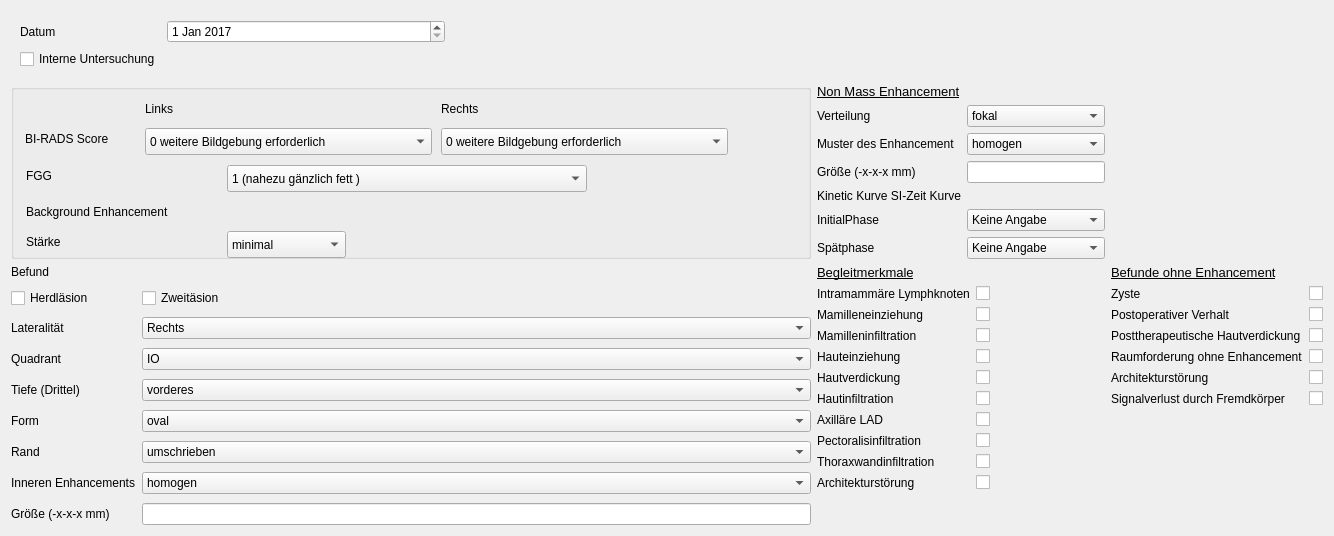
      <widget class="QWidget" name="Mrt">
       <attribute name="title">
        <string>MRT</string>
       </attribute>
       <layout class="QGridLayout" name="gridLayout_9">
        <item row="2" column="0">
         <layout class="QFormLayout" name="formLayout_18">
          <property name="verticalSpacing">
           <number>9</number>
          </property>
          <item row="0" column="0">
           <widget class="QLabel" name="label_33">
            <property name="text">
             <string>Befund</string>
            </property>
           </widget>
          </item>
          <item row="1" column="0">
           <widget class="QCheckBox" name="herdMrt">
            <property name="text">
             <string>Herdläsion</string>
            </property>
           </widget>
          </item>
          <item row="1" column="1">
           <widget class="QCheckBox" name="zweitMrt">
            <property name="text">
             <string>Zweitäsion</string>
            </property>
           </widget>
          </item>
          <item row="2" column="0">
           <widget class="QLabel" name="label_37">
            <property name="text">
             <string>Lateralität</string>
            </property>
           </widget>
          </item>
          <item row="2" column="1">
           <widget class="QComboBox" name="laterMrt">
            <item>
             <property name="text">
              <string>Rechts</string>
             </property>
            </item>
            <item>
             <property name="text">
              <string>Links</string>
             </property>
            </item>
           </widget>
          </item>
          <item row="3" column="0">
           <widget class="QLabel" name="label_38">
            <property name="text">
             <string>Quadrant</string>
            </property>
           </widget>
          </item>
          <item row="3" column="1">
           <widget class="QComboBox" name="quadMrt">
            <item>
             <property name="text">
              <string>IO</string>
             </property>
            </item>
            <item>
             <property name="text">
              <string>IU</string>
             </property>
            </item>
            <item>
             <property name="text">
              <string>AO</string>
             </property>
            </item>
            <item>
             <property name="text">
              <string>AU</string>
             </property>
            </item>
           </widget>
          </item>
          <item row="4" column="0">
           <widget class="QLabel" name="tiefeDrittelLabel_2">
            <property name="text">
             <string>Tiefe (Drittel)</string>
            </property>
           </widget>
          </item>
          <item row="4" column="1">
           <widget class="QComboBox" name="depthMrt">
            <item>
             <property name="text">
              <string>vorderes</string>
             </property>
            </item>
            <item>
             <property name="text">
              <string>mittleres</string>
             </property>
            </item>
            <item>
             <property name="text">
              <string>hinteres</string>
             </property>
            </item>
           </widget>
          </item>
          <item row="5" column="0">
           <widget class="QLabel" name="label_39">
            <property name="text">
             <string>Form</string>
            </property>
           </widget>
          </item>
          <item row="5" column="1">
           <widget class="QComboBox" name="formMrt">
            <item>
             <property name="text">
              <string>oval</string>
             </property>
            </item>
            <item>
             <property name="text">
              <string>rund</string>
             </property>
            </item>
            <item>
             <property name="text">
              <string>irregulär</string>
             </property>
            </item>
           </widget>
          </item>
          <item row="6" column="0">
           <widget class="QLabel" name="randLabel_3">
            <property name="text">
             <string>Rand</string>
            </property>
           </widget>
          </item>
          <item row="6" column="1">
           <widget class="QComboBox" name="randMrt">
            <item>
             <property name="text">
              <string>umschrieben</string>
             </property>
            </item>
            <item>
             <property name="text">
              <string>irregulär</string>
             </property>
            </item>
            <item>
             <property name="text">
              <string>spikuliert</string>
             </property>
            </item>
           </widget>
          </item>
          <item row="7" column="0">
           <widget class="QLabel" name="dichteLabel_2">
            <property name="text">
             <string>Inneren Enhancements</string>
            </property>
           </widget>
          </item>
          <item row="7" column="1">
           <widget class="QComboBox" name="charakMrt">
            <item>
             <property name="text">
              <string>homogen</string>
             </property>
            </item>
            <item>
             <property name="text">
              <string>heterogen</string>
             </property>
            </item>
            <item>
             <property name="text">
              <string>Ran-Enhancement</string>
             </property>
            </item>
            <item>
             <property name="text">
              <string>Dunkle innere Septen</string>
             </property>
            </item>
           </widget>
          </item>
          <item row="8" column="0">
           <widget class="QLabel" name="grELabel_3">
            <property name="text">
             <string>Größe (-x-x-x mm)</string>
            </property>
           </widget>
          </item>
          <item row="8" column="1">
           <widget class="QLineEdit" name="sizeMrt"/>
          </item>
         </layout>
        </item>
        <item row="1" column="1">
         <layout class="QFormLayout" name="formLayout_19">
          <item row="0" column="0">
           <widget class="QLabel" name="label_40">
            <property name="font">
             <font>
              <pointsize>10</pointsize>
              <underline>true</underline>
             </font>
            </property>
            <property name="text">
             <string>Non Mass Enhancement</string>
            </property>
           </widget>
          </item>
          <item row="1" column="0">
           <widget class="QLabel" name="verteilungLabel_2">
            <property name="text">
             <string>Verteilung</string>
            </property>
           </widget>
          </item>
          <item row="1" column="1">
           <widget class="QComboBox" name="verteilungMrt">
            <item>
             <property name="text">
              <string>fokal</string>
             </property>
            </item>
            <item>
             <property name="text">
              <string>linear</string>
             </property>
            </item>
            <item>
             <property name="text">
              <string>segmental</string>
             </property>
            </item>
            <item>
             <property name="text">
              <string>regional</string>
             </property>
            </item>
            <item>
             <property name="text">
              <string>multiple Regionen</string>
             </property>
            </item>
            <item>
             <property name="text">
              <string>diffus</string>
             </property>
            </item>
           </widget>
          </item>
          <item row="2" column="0">
           <widget class="QLabel" name="musterDesEnhancementLabel">
            <property name="text">
             <string>Muster des Enhancement</string>
            </property>
           </widget>
          </item>
          <item row="2" column="1">
           <widget class="QComboBox" name="musterMrt">
            <item>
             <property name="text">
              <string>homogen</string>
             </property>
            </item>
            <item>
             <property name="text">
              <string>heterogen</string>
             </property>
            </item>
            <item>
             <property name="text">
              <string>gruppiert</string>
             </property>
            </item>
            <item>
             <property name="text">
              <string>ringförmig gruppiert</string>
             </property>
            </item>
           </widget>
          </item>
          <item row="3" column="0">
           <widget class="QLabel" name="grEXXXMmLabel">
            <property name="text">
             <string>Größe (-x-x-x mm)</string>
            </property>
           </widget>
          </item>
          <item row="3" column="1">
           <widget class="QLineEdit" name="sizeMassMrt"/>
          </item>
          <item row="4" column="0">
           <widget class="QLabel" name="label_41">
            <property name="text">
             <string>Kinetic Kurve SI-Zeit Kurve</string>
            </property>
           </widget>
          </item>
          <item row="5" column="0">
           <widget class="QLabel" name="initialPhaseLabel">
            <property name="text">
             <string>InitialPhase</string>
            </property>
           </widget>
          </item>
          <item row="5" column="1">
           <widget class="QComboBox" name="initialMrt">
            <item>
             <property name="text">
              <string>Keine Angabe</string>
             </property>
            </item>
            <item>
             <property name="text">
              <string>Langsam</string>
             </property>
            </item>
            <item>
             <property name="text">
              <string>Mittel</string>
             </property>
            </item>
            <item>
             <property name="text">
              <string>Schnell</string>
             </property>
            </item>
           </widget>
          </item>
          <item row="6" column="0">
           <widget class="QLabel" name="spTphaseLabel">
            <property name="text">
             <string>Spätphase</string>
            </property>
           </widget>
          </item>
          <item row="6" column="1">
           <widget class="QComboBox" name="lateMrt">
            <item>
             <property name="text">
              <string>Keine Angabe</string>
             </property>
            </item>
            <item>
             <property name="text">
              <string>kontinuierlich</string>
             </property>
            </item>
            <item>
             <property name="text">
              <string>Plateau</string>
             </property>
            </item>
            <item>
             <property name="text">
              <string>Washout</string>
             </property>
            </item>
           </widget>
          </item>
         </layout>
        </item>
        <item row="1" column="0">
         <widget class="QGroupBox" name="groupBox_2">
          <property name="minimumSize">
           <size>
            <width>800</width>
            <height>0</height>
           </size>
          </property>
          <property name="maximumSize">
           <size>
            <width>16777215</width>
            <height>300</height>
           </size>
          </property>
          <property name="autoFillBackground">
           <bool>false</bool>
          </property>
          <property name="styleSheet">
           <string notr="true"/>
          </property>
          <widget class="QComboBox" name="biradRightMrt">
           <property name="geometry">
            <rect>
             <x>430</x>
             <y>44</y>
             <width>287</width>
             <height>27</height>
            </rect>
           </property>
           <item>
            <property name="text">
             <string>0 weitere Bildgebung erforderlich</string>
            </property>
           </item>
           <item>
            <property name="text">
             <string>I negative</string>
            </property>
           </item>
           <item>
            <property name="text">
             <string>II benign</string>
            </property>
           </item>
           <item>
            <property name="text">
             <string>III wahrscheinlich benigne</string>
            </property>
           </item>
           <item>
            <property name="text">
             <string>IV benign</string>
            </property>
           </item>
           <item>
            <property name="text">
             <string>V spricht stark für Malignität</string>
            </property>
           </item>
           <item>
            <property name="text">
             <string>VI Bioptisch gesichertes Karzinom</string>
            </property>
           </item>
          </widget>
          <widget class="QLabel" name="label_32">
           <property name="geometry">
            <rect>
             <x>430</x>
             <y>14</y>
             <width>51</width>
             <height>21</height>
            </rect>
           </property>
           <property name="text">
            <string>Rechts</string>
           </property>
          </widget>
          <widget class="QComboBox" name="biradLeftMrt">
           <property name="geometry">
            <rect>
             <x>134</x>
             <y>44</y>
             <width>287</width>
             <height>27</height>
            </rect>
           </property>
           <item>
            <property name="text">
             <string>0 weitere Bildgebung erforderlich</string>
            </property>
           </item>
           <item>
            <property name="text">
             <string>I negative</string>
            </property>
           </item>
           <item>
            <property name="text">
             <string>II benigne</string>
            </property>
           </item>
           <item>
            <property name="text">
             <string>III wahrscheinlich benigne</string>
            </property>
           </item>
           <item>
            <property name="text">
             <string>IV suspect</string>
            </property>
           </item>
           <item>
            <property name="text">
             <string>V spricht stark für Malignität</string>
            </property>
           </item>
           <item>
            <property name="text">
             <string>VI Bioptisch gesichertes Karzinom</string>
            </property>
           </item>
          </widget>
          <widget class="QLabel" name="label_35">
           <property name="geometry">
            <rect>
             <x>14</x>
             <y>44</y>
             <width>111</width>
             <height>21</height>
            </rect>
           </property>
           <property name="text">
            <string>BI-RADS Score</string>
           </property>
          </widget>
          <widget class="QLabel" name="label_34">
           <property name="geometry">
            <rect>
             <x>134</x>
             <y>14</y>
             <width>37</width>
             <height>21</height>
            </rect>
           </property>
           <property name="text">
            <string>Links</string>
           </property>
          </widget>
          <widget class="QLabel" name="fggLabel">
           <property name="geometry">
            <rect>
             <x>15</x>
             <y>81</y>
             <width>31</width>
             <height>21</height>
            </rect>
           </property>
           <property name="text">
            <string>FGG</string>
           </property>
          </widget>
          <widget class="QComboBox" name="fggMrt">
           <property name="geometry">
            <rect>
             <x>216</x>
             <y>81</y>
             <width>360</width>
             <height>27</height>
            </rect>
           </property>
           <item>
            <property name="text">
             <string>1 (nahezu gänzlich fett )</string>
            </property>
           </item>
           <item>
            <property name="text">
             <string>2 (eingestreutes fibroglanduläres Gewebes)</string>
            </property>
           </item>
           <item>
            <property name="text">
             <string>3 (heterogenes fibroglanduläre Textur)</string>
            </property>
           </item>
           <item>
            <property name="text">
             <string>4 (extrem viel fibroglanduläres Gewebes)</string>
            </property>
           </item>
          </widget>
          <widget class="QLabel" name="label_36">
           <property name="geometry">
            <rect>
             <x>15</x>
             <y>117</y>
             <width>192</width>
             <height>21</height>
            </rect>
           </property>
           <property name="text">
            <string>Background Enhancement</string>
           </property>
          </widget>
          <widget class="QLabel" name="stRkeLabel">
           <property name="geometry">
            <rect>
             <x>15</x>
             <y>147</y>
             <width>47</width>
             <height>21</height>
            </rect>
           </property>
           <property name="text">
            <string>Stärke</string>
           </property>
          </widget>
          <widget class="QComboBox" name="strengthMrt">
           <property name="geometry">
            <rect>
             <x>216</x>
             <y>147</y>
             <width>119</width>
             <height>27</height>
            </rect>
           </property>
           <item>
            <property name="text">
             <string>minimal</string>
            </property>
           </item>
           <item>
            <property name="text">
             <string>gering</string>
            </property>
           </item>
           <item>
            <property name="text">
             <string>moderat</string>
            </property>
           </item>
           <item>
            <property name="text">
             <string>ausgeprägt</string>
            </property>
           </item>
          </widget>
          <widget class="QLabel" name="beidseitigLabel">
           <property name="geometry">
            <rect>
             <x>15</x>
             <y>183</y>
             <width>72</width>
             <height>21</height>
            </rect>
           </property>
           <property name="text">
            <string>Beidseitig</string>
           </property>
          </widget>
          <widget class="QComboBox" name="beidseitigMrt">
           <property name="geometry">
            <rect>
             <x>216</x>
             <y>183</y>
             <width>138</width>
             <height>27</height>
            </rect>
           </property>
           <item>
            <property name="text">
             <string>symmetrisch</string>
            </property>
           </item>
           <item>
            <property name="text">
             <string>asymmetrisch</string>
            </property>
           </item>
          </widget>
         </widget>
        </item>
        <item row="0" column="0">
         <widget class="QFrame" name="formFrame_7">
          <property name="maximumSize">
           <size>
            <width>443</width>
            <height>96</height>
           </size>
          </property>
          <property name="autoFillBackground">
           <bool>true</bool>
          </property>
          <layout class="QFormLayout" name="formLayout_15">
           <item row="1" column="0">
            <widget class="QLabel" name="datumLabel_4">
             <property name="text">
              <string>Datum</string>
             </property>
            </widget>
           </item>
           <item row="1" column="1">
            <widget class="QDateEdit" name="dateMrt">
             <property name="dateTime">
              <datetime>
               <hour>0</hour>
               <minute>0</minute>
               <second>0</second>
               <year>2017</year>
               <month>1</month>
               <day>1</day>
              </datetime>
             </property>
            </widget>
           </item>
           <item row="2" column="0">
            <widget class="QCheckBox" name="internMrt">
             <property name="text">
              <string>Interne Untersuchung</string>
             </property>
            </widget>
           </item>
          </layout>
         </widget>
        </item>
        <item row="2" column="3">
         <layout class="QFormLayout" name="formLayout_21">
          <item row="0" column="0">
           <widget class="QLabel" name="label_43">
            <property name="font">
             <font>
              <pointsize>10</pointsize>
              <underline>true</underline>
             </font>
            </property>
            <property name="text">
             <string>Befunde ohne Enhancement</string>
            </property>
           </widget>
          </item>
          <item row="1" column="0">
           <widget class="QLabel" name="zysteLabel">
            <property name="text">
             <string>Zyste</string>
            </property>
           </widget>
          </item>
          <item row="1" column="1">
           <widget class="QCheckBox" name="zysteMrt"/>
          </item>
          <item row="2" column="0">
           <widget class="QLabel" name="postoperativerVerhaltLabel">
            <property name="text">
             <string>Postoperativer Verhalt</string>
            </property>
           </widget>
          </item>
          <item row="2" column="1">
           <widget class="QCheckBox" name="postopMrt"/>
          </item>
          <item row="3" column="0">
           <widget class="QLabel" name="posttherapeutischeHautverdickungUndTrabekelverbreiterungLabel">
            <property name="text">
             <string>Posttherapeutische Hautverdickung</string>
            </property>
           </widget>
          </item>
          <item row="3" column="1">
           <widget class="QCheckBox" name="posttheraMrt"/>
          </item>
          <item row="4" column="0">
           <widget class="QLabel" name="raumforderungOhneEnhancementLabel">
            <property name="text">
             <string>Raumforderung ohne Enhancement</string>
            </property>
           </widget>
          </item>
          <item row="4" column="1">
           <widget class="QCheckBox" name="RaumMrt"/>
          </item>
          <item row="5" column="0">
           <widget class="QLabel" name="architekturstRungLabel_7">
            <property name="text">
             <string>Architekturstörung</string>
            </property>
           </widget>
          </item>
          <item row="5" column="1">
           <widget class="QCheckBox" name="archMrt"/>
          </item>
          <item row="6" column="0">
           <widget class="QLabel" name="signalverlustDurchFremdkRperLabel">
            <property name="text">
             <string>Signalverlust durch Fremdkörper	</string>
            </property>
           </widget>
          </item>
          <item row="6" column="1">
           <widget class="QCheckBox" name="signalMrt"/>
          </item>
         </layout>
        </item>
        <item row="2" column="1">
         <layout class="QFormLayout" name="formLayout_20">
          <property name="fieldGrowthPolicy">
           <enum>QFormLayout::AllNonFixedFieldsGrow</enum>
          </property>
          <item row="1" column="0">
           <widget class="QLabel" name="label_42">
            <property name="font">
             <font>
              <pointsize>10</pointsize>
              <underline>true</underline>
             </font>
            </property>
            <property name="text">
             <string>Begleitmerkmale</string>
            </property>
           </widget>
          </item>
          <item row="3" column="0">
           <widget class="QLabel" name="mamilleneinziehungLabel">
            <property name="text">
             <string>Mamilleneinziehung</string>
            </property>
           </widget>
          </item>
          <item row="3" column="1">
           <widget class="QCheckBox" name="mamillenMrt"/>
          </item>
          <item row="4" column="0">
           <widget class="QLabel" name="mamilleninfiltrationLabel">
            <property name="text">
             <string>Mamilleninfiltration</string>
            </property>
           </widget>
          </item>
          <item row="4" column="1">
           <widget class="QCheckBox" name="mamilleninfMrt"/>
          </item>
          <item row="5" column="0">
           <widget class="QLabel" name="hauteinziehungLabel">
            <property name="text">
             <string>Hauteinziehung</string>
            </property>
           </widget>
          </item>
          <item row="5" column="1">
           <widget class="QCheckBox" name="hautMrt"/>
          </item>
          <item row="6" column="0">
           <widget class="QLabel" name="hautverdickungLabel">
            <property name="text">
             <string>Hautverdickung</string>
            </property>
           </widget>
          </item>
          <item row="6" column="1">
           <widget class="QCheckBox" name="hautverMrt"/>
          </item>
          <item row="7" column="0">
           <widget class="QLabel" name="hautinfiltrationLabel">
            <property name="text">
             <string>Hautinfiltration</string>
            </property>
           </widget>
          </item>
          <item row="7" column="1">
           <widget class="QCheckBox" name="hautinMrt"/>
          </item>
          <item row="8" column="0">
           <widget class="QLabel" name="axillReLADLabel_2">
            <property name="text">
             <string>Axilläre LAD</string>
            </property>
           </widget>
          </item>
          <item row="8" column="1">
           <widget class="QCheckBox" name="axilMrt"/>
          </item>
          <item row="9" column="0">
           <widget class="QLabel" name="pectoralisinfiltrationLabel">
            <property name="text">
             <string>Pectoralisinfiltration</string>
            </property>
           </widget>
          </item>
          <item row="9" column="1">
           <widget class="QCheckBox" name="pectoMrt"/>
          </item>
          <item row="10" column="0">
           <widget class="QLabel" name="thoraxwandinfiltrationLabel">
            <property name="text">
             <string>Thoraxwandinfiltration</string>
            </property>
           </widget>
          </item>
          <item row="10" column="1">
           <widget class="QCheckBox" name="thoraxMrt"/>
          </item>
          <item row="11" column="0">
           <widget class="QLabel" name="architekturstRungLabel_6">
            <property name="text">
             <string>Architekturstörung</string>
            </property>
           </widget>
          </item>
          <item row="11" column="1">
           <widget class="QCheckBox" name="archBMrt"/>
          </item>
          <item row="2" column="0">
           <widget class="QLabel" name="intramammReLymphknotenLabel_4">
            <property name="text">
             <string>Intramammäre Lymphknoten</string>
            </property>
           </widget>
          </item>
          <item row="2" column="1">
           <widget class="QCheckBox" name="intraMrt"/>
          </item>
         </layout>
        </item>
       </layout>
      </widget>
